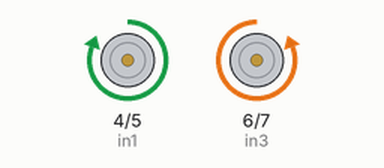
A sketch run on a simulated Arduino Uno, built with avr-gcc and run on an emulated ATmega328P. Shown: motor-driver pin pairs drawn as motors (green arrow = first pin HIGH = forward, orange = second pin HIGH = backward, longer = more drive, scaled by the enable pin).

Above: at 0.5 s.
At 2.5 s:
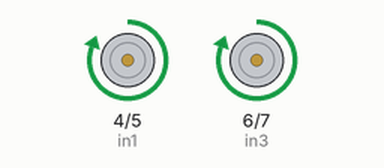
Timing chart, 0 to 5.2 s (numbered marks = the images above):
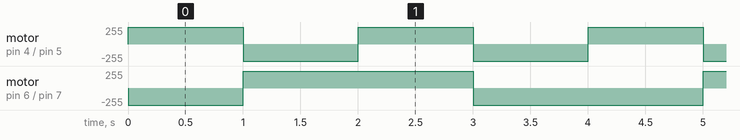

Measured:
- by itself, motor on pin 4 (in1) / pin 5 (in2): alternates forward 255/255 for 1.0 s and backward 255/255 for 1.0 s
- by itself, motor on pin 6 (in3) / pin 7 (in4): repeats every 4.0 s: forward 255/255 2.0 s, backward 255/255 2.0 s

The sketch:

l298n-motor-driver-module.ino
```cpp
// Definitions L298N H Bridge to connect arduino input pins
#define in1 4 // Motor Left - Negative
#define in2 5 // Motor Left - Positive
#define in3 6 // Motor Right - Negative
#define in4 7 // Motor Right - Positive
#define enA 8 // Needs to be a PWM pin to be able to control motor speed
#define enB 9 // Needs to be a PWM pin to be able to control motor speed

void setup()
{
  // Set L298N to output pins
  pinMode(in1, OUTPUT);
  pinMode(in2, OUTPUT);
  pinMode(in3, OUTPUT);
  pinMode(in4, OUTPUT);
  pinMode(enA, OUTPUT);
  pinMode(enB, OUTPUT);
}

void loop()
{
    // Forward
    digitalWrite(in1, HIGH); // Motor Right - clockwise
    digitalWrite(in2, LOW);
    digitalWrite(in3, LOW); // Motor Left - counter-clockwise
    digitalWrite(in4, HIGH);
    analogWrite(enA, 255); // Sets speed variable via PWM (0-255)
    analogWrite(enB, 255); // Sets speed variable via PWM (0-255)
    delay(1000);
    // Backward
    digitalWrite(in1, LOW); // Motor Right - counter-clockwise
    digitalWrite(in2, HIGH);
    digitalWrite(in3, HIGH); // Motor Left - clockwise
    digitalWrite(in4, LOW);
    analogWrite(enA, 255); // Sets speed variable via PWM (0-255)
    analogWrite(enB, 255); // Sets speed variable via PWM (0-255)
    delay(1000);
    // Turn Left
    digitalWrite(in1, HIGH); // Motor Right - clockwise
    digitalWrite(in2, LOW);
    digitalWrite(in3, HIGH); // Motor Left - clockwise
    digitalWrite(in4, LOW);
    analogWrite(enA, 255); // Sets speed variable via PWM (0-255)
    analogWrite(enB, 255); // Sets speed variable via PWM (0-255)
    delay(1000);
    // Turn Right
    digitalWrite(in1, LOW); // Motor Right - counter-clockwise
    digitalWrite(in2, HIGH);
    digitalWrite(in3, LOW); // Motor Left - counter-clockwise
    digitalWrite(in4, HIGH);
    analogWrite(enA, 255); // Sets speed variable via PWM (0-255)
    analogWrite(enB, 255); // Sets speed variable via PWM (0-255)
    delay(1000);
}
```
